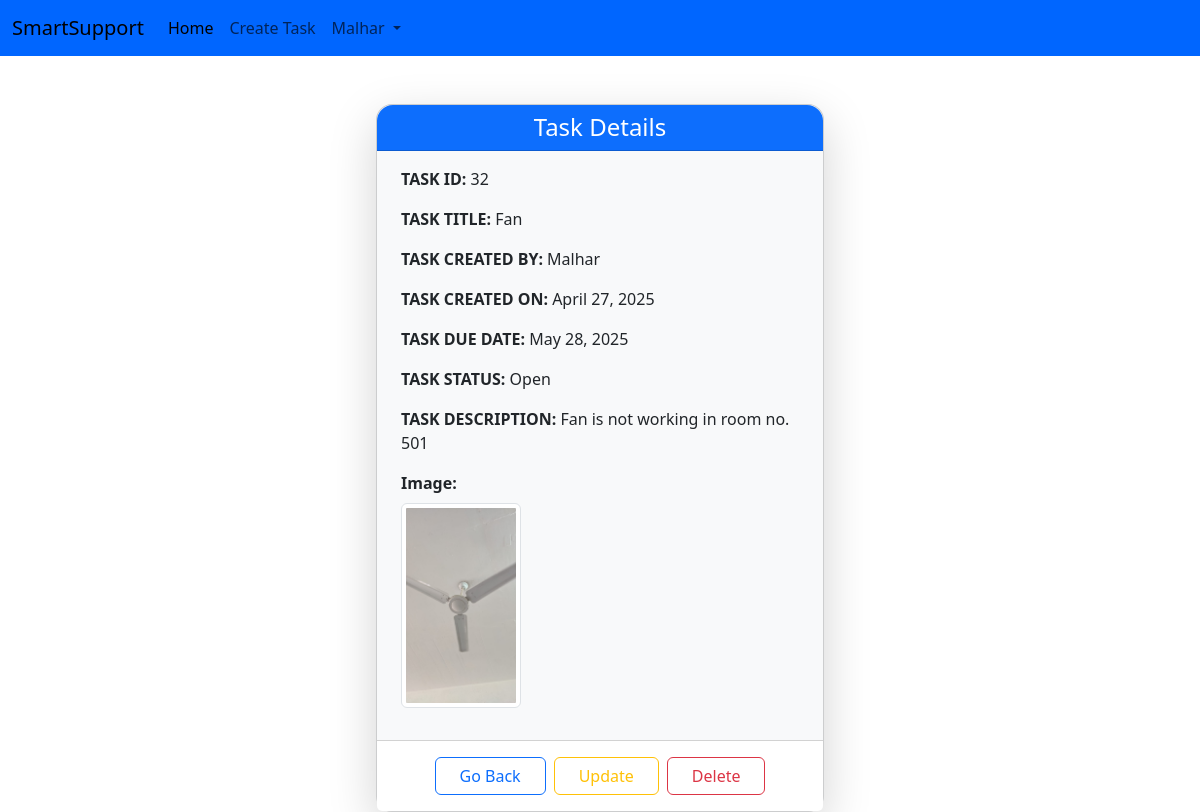
/taskinfo/32 (signed in), run on the app's committed database.
### myapp/models.py (models this page shows)
class TaskDetail(models.Model):
    TASK_TITLE=models.CharField(max_length=100)
    TASK_CREATED=models.ForeignKey(User,related_name='CREATED_BY',on_delete=models.CASCADE,null=True)
    TASK_CLOSED=models.ForeignKey(User,related_name='CLOSED_BY',on_delete=models.CASCADE,null=True)
    TASK_CREATED_ON=models.DateField(auto_now_add=True,null=True)
    TASK_CLOSED_ON=models.DateField(null=True)
    TASK_DUE_DATE=models.DateField()
    TASK_DESCRIPTION=models.CharField(max_length=300)
    choice=[('Open','Open'),('Inprocess','Inprocess'),('Closed','Closed'),('Reopen','Reopen'),('Expired','Expired'),('Resolved','Resolved')]
    TASK_STATUS=models.CharField(max_length=100,choices=choice,default='Open')
    TASK_HOLDER=models.CharField(max_length=100,null=True)
    profile_image= models.ImageField(null=True,blank=True,upload_to="image/")

### myapp/views.py (the view)
# urls.py: path('taskinfo/<int:pk>', views.TaskInfo,name='taskinfo'),
def TaskInfo(request,pk):
    if request.user.is_authenticated:
        taskinfos=TaskDetail.objects.get(id=pk)
        return render(request,'TaskInfo.html',{'taskinfos':taskinfos})
    else:
       messages.success(request,"You must have to login to See Task!")
       return redirect('login')

### myapp/TEMPLATES/TaskInfo.html (shortened to what this page needs)
{% extends 'Base.html' %}
{% block content %}
<div class="container d-flex justify-content-center mt-5">
    <div class="card shadow-lg rounded-4" style="max-width: 28rem; width: 100%; background-color: #f8f9fa;">
        <div class="card-header bg-primary text-white text-center rounded-top-4">
            <h4 class="mb-0">Task Details</h4>
        </div>
        <div class="card-body bg-light px-4 py-3">
            {% if taskinfos.TASK_STATUS == 'Open' %}
                <p><strong>TASK ID:</strong> {{ taskinfos.id }}</p>
                <p><strong>TASK TITLE:</strong> {{ taskinfos.TASK_TITLE }}</p>
                <p><strong>TASK CREATED BY:</strong> {{ taskinfos.TASK_CREATED }}</p>
                <p><strong>TASK CREATED ON:</strong> {{ taskinfos.TASK_CREATED_ON }}</p>
                <p><strong>TASK DUE DATE:</strong> {{ taskinfos.TASK_DUE_DATE }}</p>
                <p><strong>TASK STATUS:</strong> {{ taskinfos.TASK_STATUS }}</p>
                <p><strong>TASK DESCRIPTION:</strong> {{ taskinfos.TASK_DESCRIPTION }}</p>
                <p><strong>Image:</strong> <br>
                    <img src="{{ taskinfos.profile_image.url }}" alt="Image_lost" class="img-thumbnail mt-2" style="width: 120px;">
                </p>
            {% endif %}
        </div>
        <div class="card-footer bg-white d-flex flex-wrap justify-content-center gap-2 py-3">
            {% if taskinfos.TASK_STATUS == 'Open' and taskinfos.TASK_CREATED == request.user %}
                <a href="{% url 'base' %}" class="btn btn-outline-primary px-4">Go Back</a>
                <a href="{% url 'updatetask' taskinfos.id %}" class="btn btn-outline-warning px-4">Update</a>
                <a href="{% url 'deletetask' taskinfos.id %}" class="btn btn-outline-danger px-4">Delete</a>
            {% elif taskinfos.TASK_STATUS == 'Closed' and taskinfos.TASK_CREATED == request.user %}
                <a href="{% url 'base' %}" class="btn btn-outline-primary px-4">Go Back</a>
                <a href="{% url 'resolvedtask' taskinfos.id %}" class="btn btn-outline-warning px-4">Resolved</a>
                <a href="{% url 'reopentask' taskinfos.id %}" class="btn btn-outline-danger px-4">Reopen</a>
            {% else %}
                <a href="{% url 'base' %}" class="btn btn-outline-primary px-4">Go Back</a>
            {% endif %}
        </div>
    </div>
</div>
{% endblock content %}

### myapp/TEMPLATES/Navbar.html (shortened to what this page needs)
<nav class="navbar navbar-expand-lg" style="background-color: #0066ff;">
    <div class="container-fluid">
      <a class="navbar-brand" href="#">SmartSupport</a>
      <div class="collapse navbar-collapse" id="navbarSupportedContent">
        <ul class="navbar-nav me-auto mb-2 mb-lg-0">
          <li class="nav-item">
            <a class="nav-link active" aria-current="page" href="{% url 'base' %}">Home</a>
          </li>
          {% if not request.user.is_authenticated %}
            <li class="nav-item">
              <a class="nav-link" href="{% url 'login' %}">Login</a>
            </li>
            <li class="nav-item">
              <a class="nav-link" href="{% url 'register' %}">Register</a>
            </li>
          {% else %}
            <li class="nav-item">
              <a class="nav-link" href="{% url 'taskdetails' %}">Create Task</a>
            </li>
            <li class="nav-item dropdown">
              <a class="nav-link dropdown-toggle" href="#" role="button" data-bs-toggle="dropdown" aria-expanded="false">
                {{ request.user.username|capfirst }}
              </a>
            </li>
          {% endif %}
        </ul>
      </div>
    </div>
  </nav>

### data on the page
TaskDetail: id "32", TASK_TITLE "Fan", TASK_CREATED "Malhar", TASK_CREATED_ON "April 27, 2025", TASK_DUE_DATE "May 28, 2025", TASK_STATUS "Open", TASK_DESCRIPTION "Fan is not working in room no. 501", profile_image (picture)

### other printed values
{{ request.user.username|capfirst }} "Malhar"
